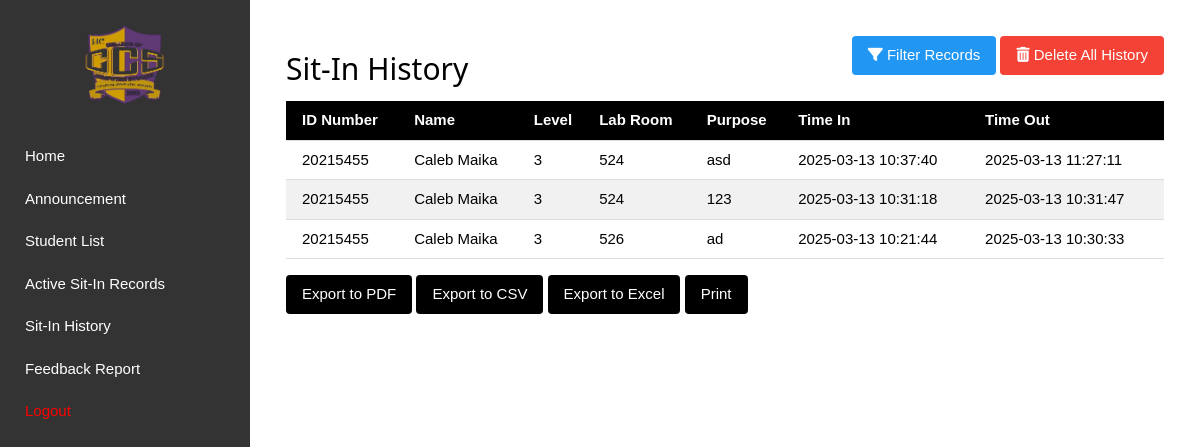
Before: /admin/sit_in_history (signed in) with the older database file.
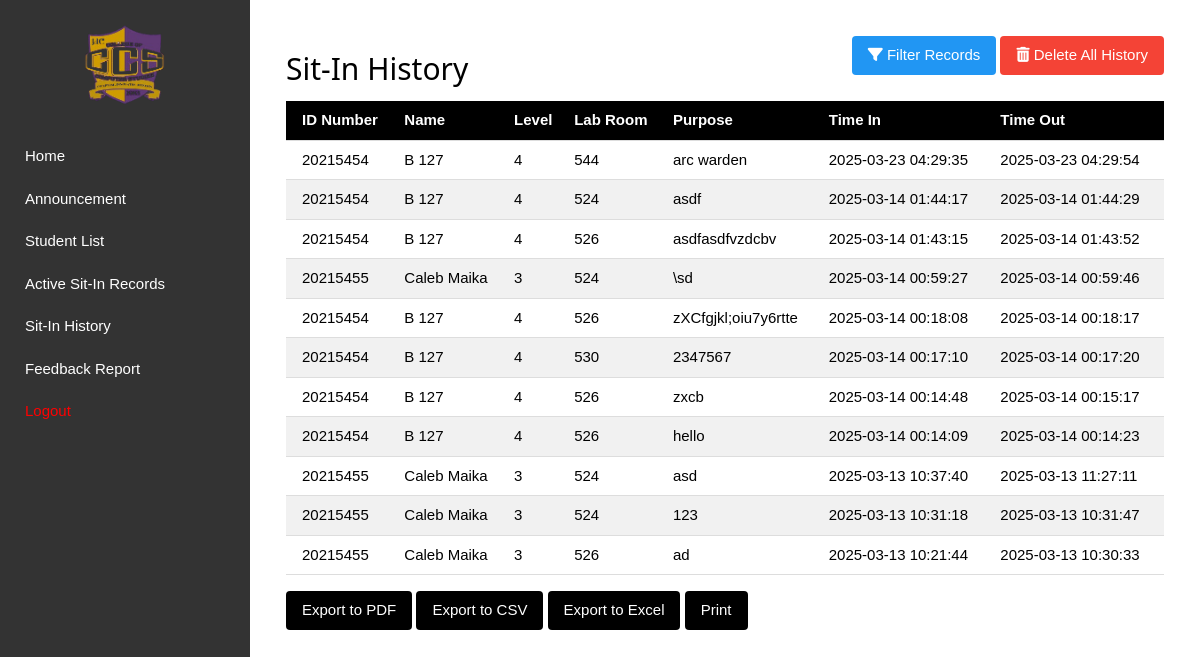
After: the same page with the newer database file.
### tables this page shows
CREATE TABLE sit_in_records(
id integer primary key autoincrement,
student_idno integer,
lab_room text,
purpose text,
sit_in_time timestamp default current_timestamp, time_out timestamp, feedback TEXT,
foreign key (student_idno) references registration(idno));

CREATE TABLE registration(
IDNO int primary key,
Lastname text,
Firstname text,
Midname text,
Course varchar(8),
Year_level varchar(1),
email text,
username text unique,
password text, address text, sessions INTEGER DEFAULT 30, profile_pic TEXT);

### main.py (the view)
@app.route('/admin/sit_in_history')
def admin_sit_in_history():
    if 'admin_username' not in session:
        flash("You must log in as an admin to access this page.", "error")
        return redirect(url_for('admin_login'))
    lab_room = request.args.get('lab_room')
    purpose = request.args.get('purpose')
    year_level = request.args.get('Year_level')
    query = """
        SELECT sit_in_records.*, registration.Firstname, registration.Midname,
               registration.Lastname, registration.Year_level
        FROM sit_in_records
        JOIN registration ON sit_in_records.student_idno = registration.IDNO
    """
    conditions = []
    params = []
    if lab_room:
        conditions.append("sit_in_records.lab_room = ?")
        params.append(lab_room)
    if purpose:
        conditions.append("sit_in_records.purpose = ?")
        params.append(purpose)
    if year_level:
        conditions.append("registration.Year_level = ?")
        params.append(year_level)
    if conditions:
        query += " WHERE " + " AND ".join(conditions)
    query += " ORDER BY sit_in_records.sit_in_time DESC"
    conn = get_db()
    sit_in_records = conn.execute(query, tuple(params)).fetchall()
    close_db(conn)
    return render_template('admin_sit_in_history.html', sit_in_records=sit_in_records)

### main.py (called while the page is built)
def get_db():
    conn = sqlite3.connect(DATABASE)
    conn.row_factory = sqlite3.Row
    return conn

@app.after_request
def after_request(response):
    response.headers['Cache-Control'] = 'no-cache, no-store, must-revalidate'
    return response

### templates/admin_sit_in_history.html (shortened to what this page needs)
{% extends 'admin_base.html' %}
{% block content %}
<div class="w3-container w3-margin-top">
    <div class="w3-row">
        <div class="w3-col m6">
            <h2>Sit-In History</h2>
        </div>
        <div class="w3-col m6 w3-right-align">
            <button onclick="document.getElementById('filterModal').style.display='block'"
                    class="w3-button w3-blue w3-round">
                <i class="fa fa-filter"></i> Filter Records
            </button>
            <form id="deleteAllForm" method="POST" action="{{ url_for('delete_all_history') }}" style="display: inline;">
                <button type="button" onclick="confirmDeleteAll()" class="w3-button w3-red w3-round">
                    <i class="fa fa-trash"></i> Delete All History
                </button>
            </form>
        </div>
    </div>
    <table id="sit_in_table" class="w3-table w3-bordered w3-striped">
        <thead>
            <tr class="w3-black">
                <th>ID Number</th>
                <th>Name</th>
                <th>Level</th>
                <th>Lab Room</th>
                <th>Purpose</th>
                <th>Time In</th>
                <th>Time Out</th>
            </tr>
        </thead>
        <tbody>
            {% for record in sit_in_records %}
            <tr data-lab-room="{{ record.lab_room }}"
                data-purpose="{{ record.purpose }}"
                data-year-level="{{ record.Year_level }}">
                <td>{{ record.student_idno }}</td>
                <td>{{ record.Firstname }} {{ record.Midname }} {{ record.Lastname }}</td>
                <td>{{ record.Year_level }}</td>
                <td>{{ record.lab_room }}</td>
                <td>{{ record.purpose }}</td>
                <td>{{ record.sit_in_time }}</td>
                <td>{{ record.time_out if record.time_out else 'Active' }}</td>
            </tr>
            {% endfor %}
        </tbody>
    </table>
    <div class="w3-margin-top">
        <button onclick="exportToPDF()" class="w3-button w3-black w3-round">Export to PDF</button>
        <button onclick="exportToCSV()" class="w3-button w3-black w3-round">Export to CSV</button>
        <button onclick="exportToExcel()" class="w3-button w3-black w3-round">Export to Excel</button>
        <button onclick="printTable()" class="w3-button w3-black w3-round">Print</button>
    </div>
</div>
<link rel="stylesheet" href="https://cdnjs.cloudflare.com/ajax/libs/font-awesome/4.7.0/css/font-awesome.min.css">
{% endblock %}

Changed rows visible on the page:
added sit_in_records: student_idno "20215454", Firstname "B", Lastname "127", Year_level "4", lab_room "544", purpose "arc warden", sit_in_time "2025-03-23 04:29:35", time_out "2025-03-23 04:29:54"
added sit_in_records: student_idno "20215454", Firstname "B", Lastname "127", Year_level "4", lab_room "524", purpose "asdf", sit_in_time "2025-03-14 01:44:17", time_out "2025-03-14 01:44:29"
added sit_in_records: student_idno "20215454", Firstname "B", Lastname "127", Year_level "4", lab_room "526", purpose "asdfasdfvzdcbv", sit_in_time "2025-03-14 01:43:15", time_out "2025-03-14 01:43:52"
added sit_in_records: student_idno "20215455", Firstname "Caleb", Lastname "Maika", Year_level "3", lab_room "524", purpose "\\sd", sit_in_time "2025-03-14 00:59:27", time_out "2025-03-14 00:59:46"
added sit_in_records: student_idno "20215454", Firstname "B", Lastname "127", Year_level "4", lab_room "526", purpose "zXCfgjkl;oiu7y6rtte", sit_in_time "2025-03-14 00:18:08", time_out "2025-03-14 00:18:17"
added sit_in_records: student_idno "20215454", Firstname "B", Lastname "127", Year_level "4", lab_room "530", purpose "2347567", sit_in_time "2025-03-14 00:17:10", time_out "2025-03-14 00:17:20"
added sit_in_records: student_idno "20215454", Firstname "B", Lastname "127", Year_level "4", lab_room "526", purpose "zxcb", sit_in_time "2025-03-14 00:14:48", time_out "2025-03-14 00:15:17"
added sit_in_records: student_idno "20215454", Firstname "B", Lastname "127", Year_level "4", lab_room "526", purpose "hello", sit_in_time "2025-03-14 00:14:09", time_out "2025-03-14 00:14:23"
